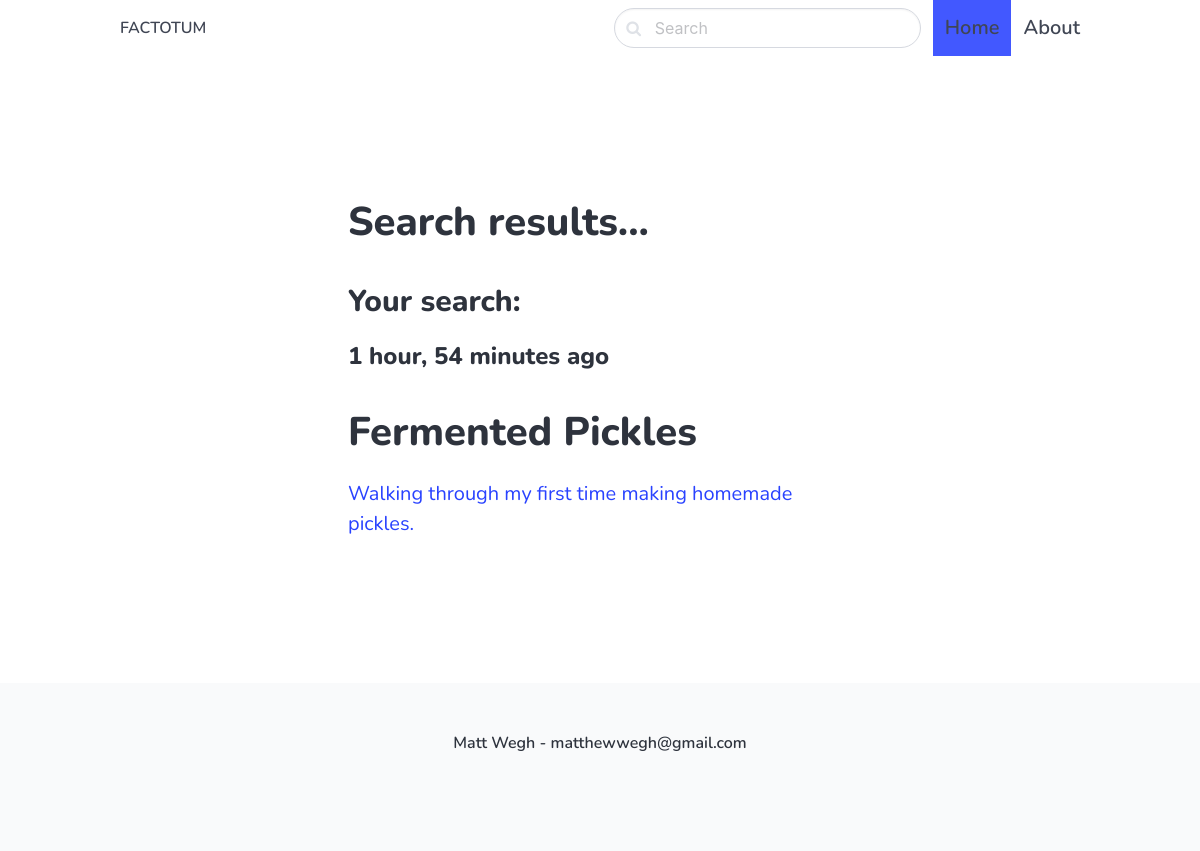
/search/, run on an earlier commit of the app's database.
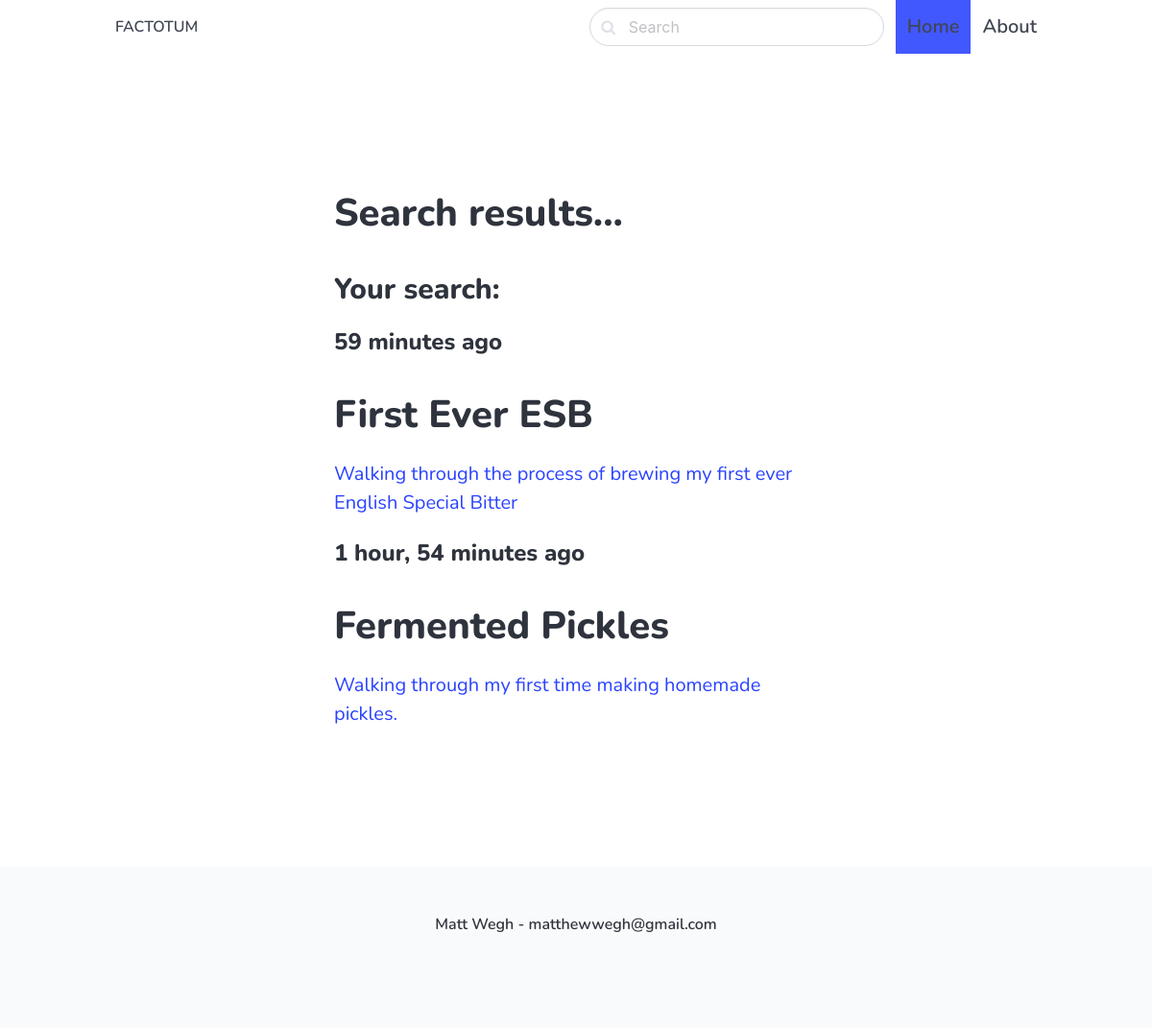
And on a later commit of the database.
### post/models.py (models this page shows, shortened)
class Post(models.Model):
    ACTIVE = 'active'
    DRAFT = 'draft'
    CHOICES_STATUS = (
        (ACTIVE, 'Active'),
        (DRAFT, 'Draft')
    )
    category = models.ForeignKey(Category, related_name='posts', on_delete=models.CASCADE)
    title = models.CharField(max_length=255)
    slug = models.SlugField()
    intro = models.TextField()
    body = models.TextField()
    created_at = models.DateTimeField(auto_now_add=True)
    status = models.CharField(max_length=10, choices=CHOICES_STATUS, default=ACTIVE)
    image = models.ImageField(upload_to='uploads/', blank=True, null=True)
    class Meta:
        ordering = ('-created_at',)

### post/views.py (the view)
# urls.py: path('search/', views.search, name='search'),
def search(request):
     query = request.GET.get('query', '')
     posts = Post.objects.filter(status=Post.ACTIVE).filter(Q(title__icontains=query) | Q(intro__icontains=query) | Q(body__icontains=query))
     return render(request, 'blog/search.html', {'posts': posts, 'query': query})

### post/templates/blog/search.html (shortened to what this page needs)
{% extends 'core/base.html' %}
{% block content %}
<section class="hero ">
    <div class="hero-body">
      <div class="container">
        <section class="section">
            <div class="columns">
                <div class="column is-8 is-offset-2">
                    <div class="content is-medium">
                        <h1>Search results...</h1>
                        <h3>Your search: {{ query }}</h3>
                    </div>
                    {% for post in posts %}
                        <div class="content is-medium">
                            <a href="{% url 'post_detail' post.category.slug post.slug %}">
                                <h2 class="subtitle is-4">{{ post.created_at|timesince}} ago</h2>
                                 <h1 class="title">
                                    {{ post.title }}
                                 </h1>
                                <p>
                                    {{ post.intro }}
                                </p>
                            </a>
                        </div>
                        {% empty %}
                        <div class=""content">
                        <p> No results... </p></div>
                        {% endfor %}
                </div>
            </div>
        </div>
    </div>
</section>
{% endblock %}

What changed in the data, as far as the page shows it:
added Post: created_at "59 minutes", title "First Ever ESB", intro "Walking through the process of brewing my first ever English Special Bitter"
